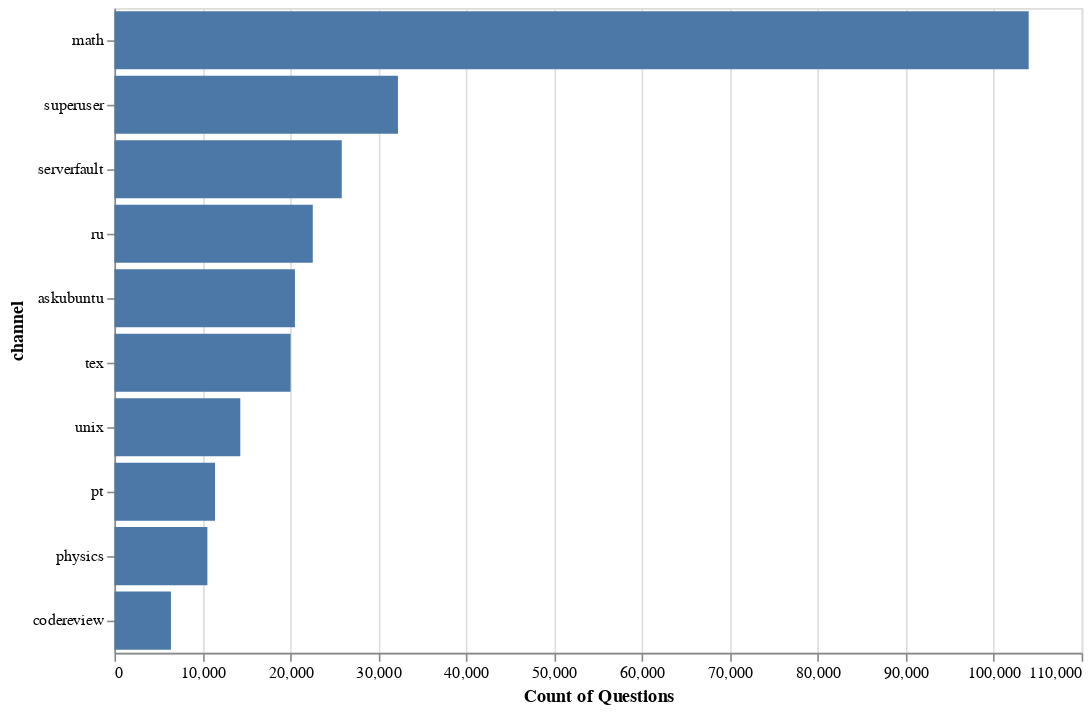

Notebook cell for this chart:
### Code cell
alt.Chart(pd.DataFrame(sampled_df['channel'].value_counts()).reset_index(),height=400,width=600).mark_bar().encode(y=alt.Y('index',title="channel",sort=alt.SortField(field='channel',order='ascending',op='values')),x=alt.X('channel',title="Count of Questions"))

### Figure 1 — Vega-Lite specification as saved in the notebook (floating-point values rounded to 4 significant figures)
{"$schema": "https://vega.github.io/schema/vega-lite/v2.4.3.json", "config": {"view": {"height": 300, "width": 400}}, "data": {"values": [{"channel": 103974, "index": "math"}, {"channel": 32244, "index": "superuser"}, {"channel": 25851, "index": "serverfault"}, {"channel": 22554, "index": "ru"}, {"channel": 20526, "index": "askubuntu"}, {"channel": 20034, "index": "tex"}, {"channel": 14313, "index": "unix"}, {"channel": 11438, "index": "pt"}, {"channel": 10569, "index": "physics"}, {"channel": 6422, "index": "codereview"}]}, "encoding": {"x": {"field": "channel", "title": "Count of Questions", "type": "quantitative"}, "y": {"field": "index", "sort": {"field": "channel", "op": "values", "order": "ascending"}, "title": "channel", "type": "nominal"}}, "height": 400, "mark": "bar", "width": 600}
